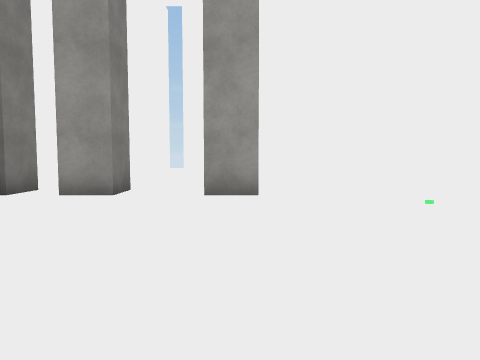
[1] (above)

15 first-person views from a walk through a Unity game level. The camera is 1.3 m above the floor, tilts 4° down and sees 70° across. The floor is counted in squares, 1.8 m on a side. Each view is taken from the middle of a square. On the plan, view 1 faces up. The plan holds only what a view shows up to about 11 squares ahead; the rest is blank. The player character is not drawn. Surface patterns are stand-ins for the level's own textures.

[2]
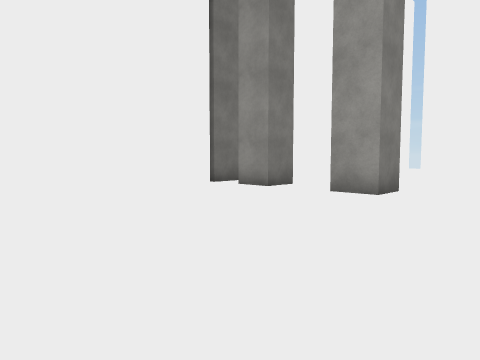

[3]
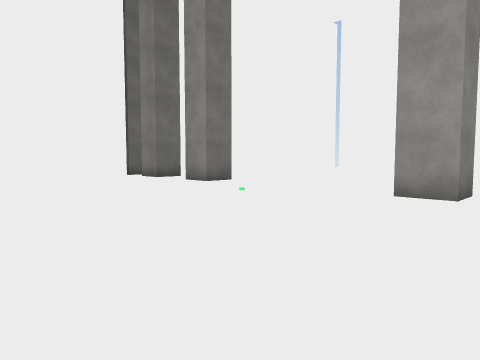

[4]
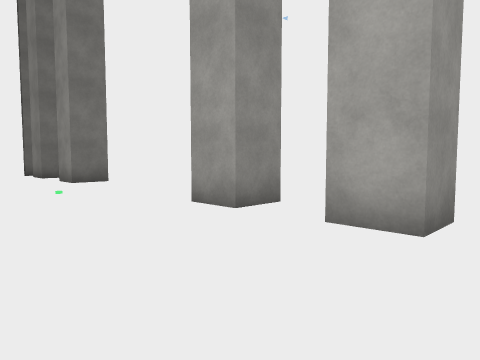

[5]
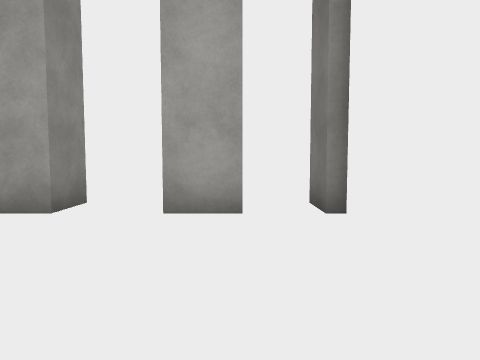

[6]
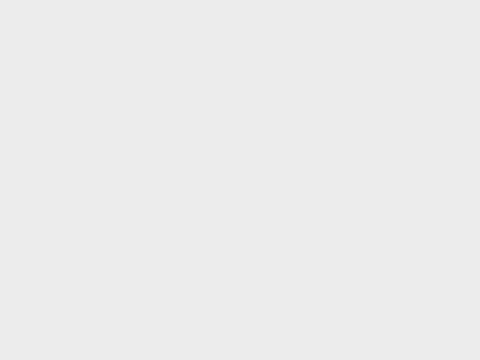

[7]
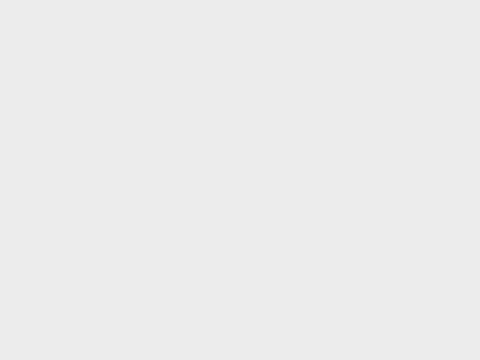

[8]
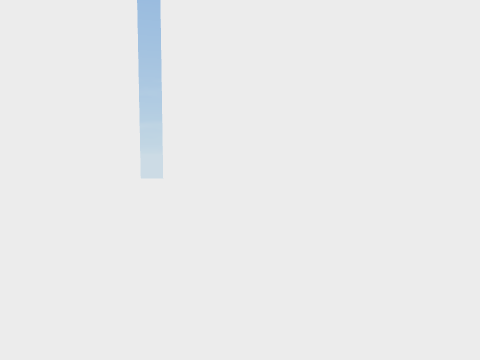

[9]
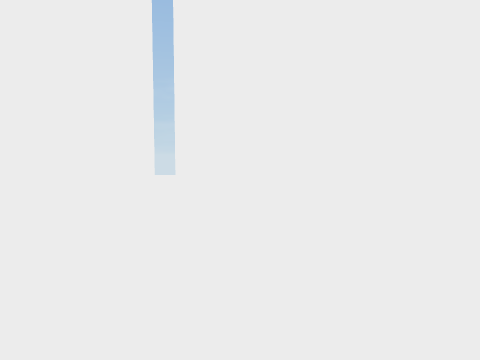

[10]
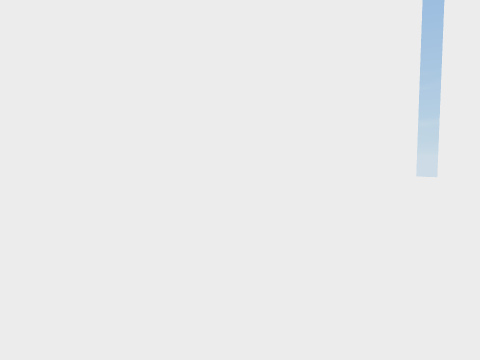

[11]
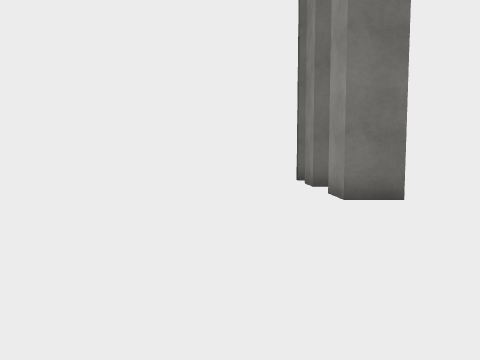

[12]
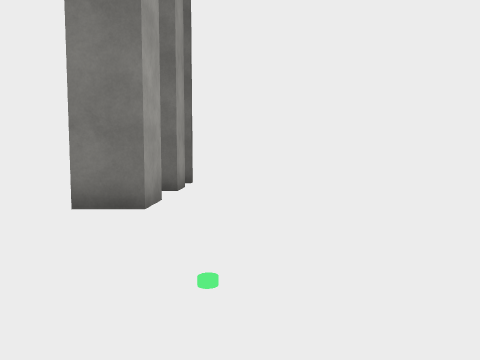

[13]
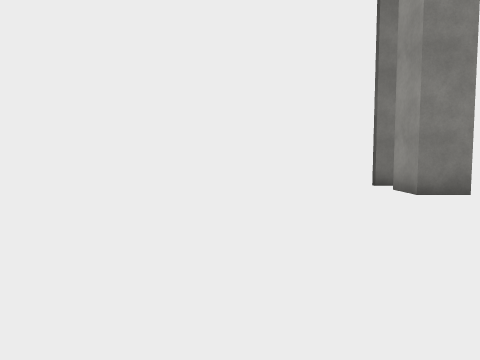

[14]
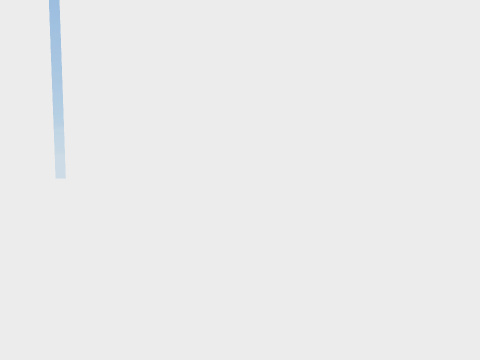

[15]
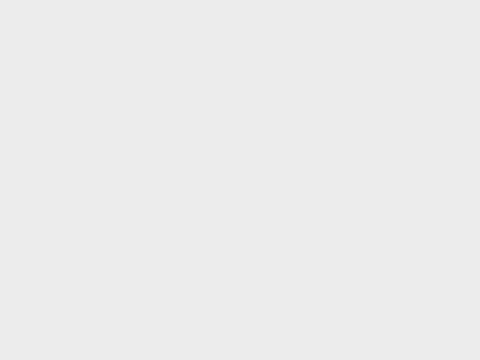

### Floor plan
Points are (right, up) in squares from view 1. A wall is a line through its corners. A room is listed if a view was taken in it or the views show most of it. See-through windows are left out.
Room 1 (views 1, 2, 3, 4, 5, 6, 7, 8, 9, 10, 11, 12, 13, 14, 15)
walls: (0.3, 7.4) (0.3, 6.3) (-0.8, 6.3); (5.6, 7.3) (6.6, 7.3) (6.6, 6.3) (5.6, 6.3) (5.6, 7.3); (8, 7.3) (9, 7.3) (9, 6.3) (8, 6.3) (8, 7.3); (-2.3, 7.4) (-2.3, 6.3) (-3.4, 6.3); (-4.3, 7.4) (-4.3, 6.2); (10.3, 7.3) (10.3, 21); (10.1, 6.2) (10.1, 7.4); (-4.5, 6.4) (-4.5, -0.2) (-2.9, -0.2); (8.9, -0.2) (10.3, -0.2) (10.3, 6.4); (10.3, 20.5) (-3.4, 20.5); (-4.5, 21.1) (-4.5, 7.5)
ways out: gap at (10, 7)

Where each view was taken, in squares from view 1:
view 1: 0 up, 0 right, facing up
view 2: 0 up, 3 right, facing up-left
view 3: 0 up, 8 right, facing up-left
view 4: 3 up, 10 right, facing up-left
view 5: 2 up, 9 right, facing up
view 6: 8 up, 4 right, facing up-right
view 7: 10 up, 7 right, facing up
view 8: 10 up, 1 left, facing up
view 9: 8 up, 1 left, facing up
view 10: 8 up, 0 right, facing up-left
view 11: 9 up, 0 right, facing right
view 12: 5 up, 1 right, facing right
view 13: 3 up, 4 right, facing left
view 14: 10 up, 2 right, facing up
view 15: 10 up, 5 right, facing up-right
